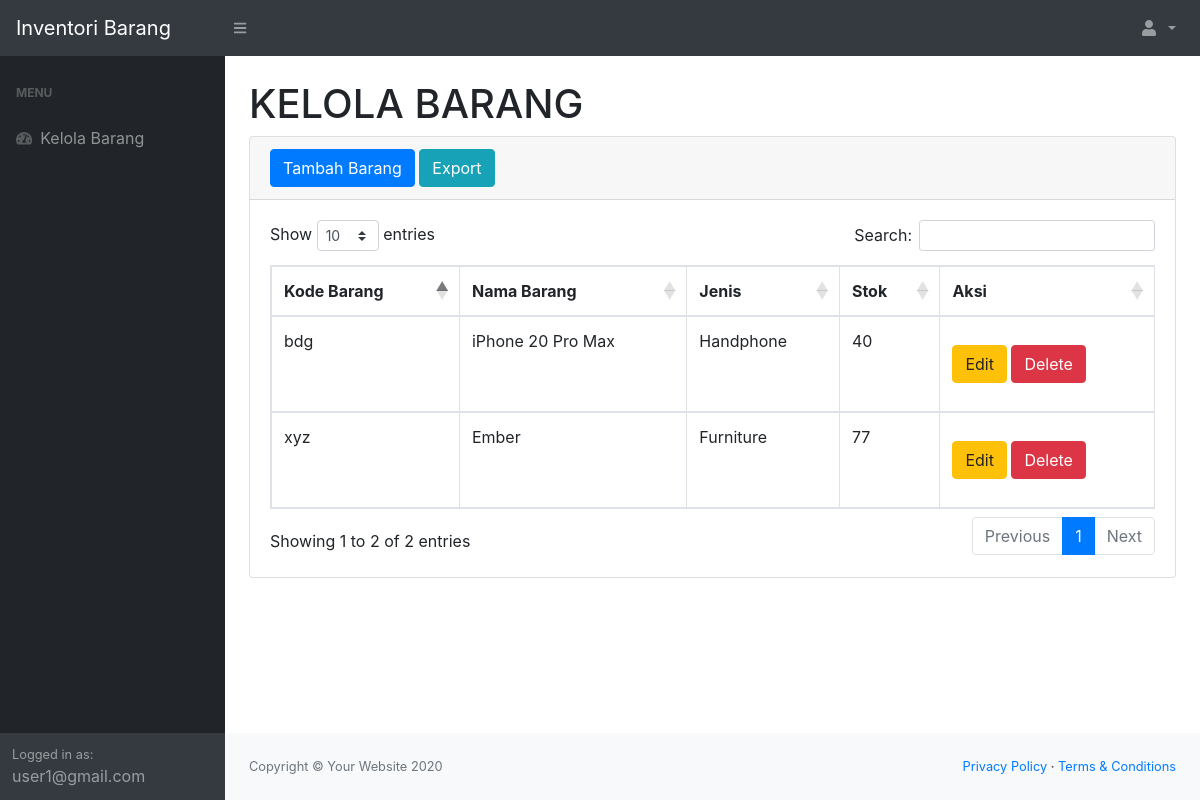
Page /index2.php (signed in) on the committed database.
### tables this page shows
CREATE TABLE `barang` (
  `idbarang` int(11) NOT NULL,
  `kode` varchar(50) NOT NULL,
  `namabarang` varchar(50) NOT NULL,
  `jenisbarang` varchar(25) NOT NULL,
  `stock` int(11) NOT NULL,
  `owner_id` int(11) NOT NULL,
  `name` varchar(11) DEFAULT NULL
);

### index2.php (the view, shortened to what this page needs)
<?php
    require "control/crudBarang.php";
?>
<!DOCTYPE html>
<html lang="en">
    <head>
        <link href="css/styles.css" rel="stylesheet" />
        <link href="https://cdn.datatables.net/1.13.7/css/dataTables.bootstrap5.min.css" rel="stylesheet" />
        <link href="https://cdn.datatables.net/buttons/2.4.2/css/buttons.bootstrap5.min.css" rel="stylesheet" />
    </head>
    <body class="sb-nav-fixed">
        <nav class="sb-topnav navbar navbar-expand navbar-dark bg-dark">
                <a class="navbar-brand" href="index.php">Inventori Barang</a>
                <button class="btn btn-link btn-sm order-1 order-lg-0" id="sidebarToggle" href="#">
                    <i class="fas fa-bars"></i>
                </button>
                <ul class="navbar-nav ml-auto">
                    <li class="nav-item dropdown">
                        <a class="nav-link dropdown-toggle" id="userDropdown" href="#" role="button" data-toggle="dropdown" aria-haspopup="true" aria-expanded="false">
                            <i class="fas fa-user fa-fw"></i>
                        </a>
                </li>
            </ul>
        </nav>
        <div id="layoutSidenav">
            <div id="layoutSidenav_nav">
                <nav class="sb-sidenav accordion sb-sidenav-dark" id="sidenavAccordion">
                    <div class="sb-sidenav-menu">
                        <div class="nav">
                            <div class="sb-sidenav-menu-heading">Menu</div>
                            <a class="nav-link" href="index.php">
                                <div class="sb-nav-link-icon"><i class="fas fa-tachometer-alt"></i></div>
                                Kelola Barang
                            </a>
                        </div>
                    </div>
                    <div class="sb-sidenav-footer">
                        <div class="small">Logged in as:</div>
                        <?php echo isset($_SESSION['email']) ? $_SESSION['email'] : 'Tidak ada email'; ?>
                    </div>
                </nav>
            </div>
            <div id="layoutSidenav_content">
                <main>
                    <div class="container-fluid">
                        <h1 class="mt-4">KELOLA BARANG</h1>
                        <div class="card mb-4">
                            <div class="card-header">
                                <button type="button" class="btn btn-primary" data-toggle="modal" data-target="#myModal">
                                    Tambah Barang
                                </button>
                                <a id="export-btn" class="btn btn-info" role="button">Export</a>
                            </div>
                            <div class="card-body">
                                <div class="table-responsive">
                                    <table class="table table-bordered" id="dataTable" width="100%" cellspacing="0">
                                        <thead>
                                            <tr>
                                                <th>Kode Barang</th>
                                                <th>Nama Barang</th>
                                                <th>Jenis</th>
                                                <th>Stok</th>
                                                <th>Aksi</th>
                                            </tr>
                                        </thead>
                                        <tbody>
                                            <?php
                                                $userid = $_SESSION["userId"];
                                                $selectALL = mysqli_query($conn, "SELECT * FROM barang WHERE owner_id='$userid'");
                                                while ($data = mysqli_fetch_array($selectALL)) {
                                                    $idb = $data['idbarang'];
                                                    $kodeb = $data['kode'];
                                                    $namabarang = $data['namabarang'];
                                                    $jenis = $data['jenisbarang'];
                                                    $stock = $data['stock'];
                                            ?>
                                                    <tr>
                                                        <td><?=$kodeb;?></td>
                                                        <td><?=$namabarang;?></td>
                                                        <td><?=$jenis;?></td>
                                                        <td><?=$stock;?></td>
                                                        <td>
                                                            <button type="submit" class="btn btn-warning my-3" data-toggle="modal" data-target="#edit<?=$idb;?>">Edit</button>
                                                            <button type="submit" class="btn btn-danger my-3" data-toggle="modal" data-target="#delete<?=$idb;?>">Delete</button>
                                                        </td>
                                                    </tr>
                                            <?php
                                            }
                                            ?>
                                        </tbody>
                                    </table>
                                </div>
                            </div>
                        </div>
                    </div>
                </main>
                <footer class="py-4 bg-light mt-auto">
                    <div class="container-fluid">
                        <div class="d-flex align-items-center justify-content-between small">
                            <div class="text-muted">Copyright &copy; Your Website 2020</div>
                            <div>
                                <a href="#">Privacy Policy</a>
                                &middot;
                                <a href="#">Terms &amp; Conditions</a>
                            </div>
                        </div>
                    </div>
                </footer>
            </div>
        </div>
    </body>
</html>

### rows in the picture
barang: kode "bdg", namabarang "iPhone 20 Pro Max", jenisbarang "Handphone", stock "40"
barang: kode "xyz", namabarang "Ember", jenisbarang "Furniture", stock "77"

### other values in the picture
$_SESSION['email'] "user1@gmail.com"
